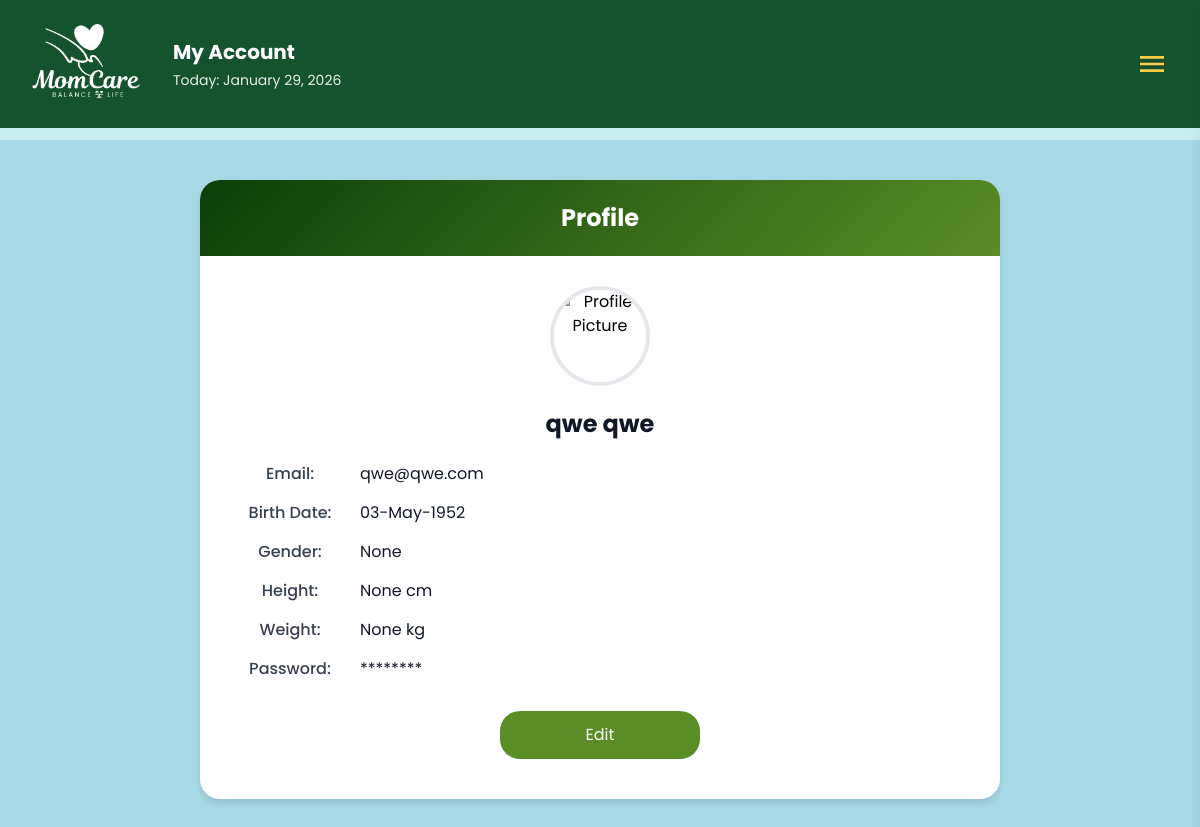
Screenshot of /profile/1 (signed in) with the database file from the repository.
### tables this page shows
CREATE TABLE users (
            id INTEGER PRIMARY KEY AUTOINCREMENT,
            first TEXT NOT NULL,
            last TEXT NOT NULL,
            email TEXT NOT NULL UNIQUE,
            birthdate TEXT,
            password_hash TEXT NOT NULL,
            security_question TEXT,
            security_answer TEXT
        , gender TEXT, height TEXT, weight TEXT, profile_picture TEXT DEFAULT '');

### app.py (the view)
@app.route('/profile/<int:user_id>')
def profile(user_id):
    user_email = session.get('user_email')
    if not user_email:
        flash('Please sign in to view your profile.')
        return redirect(url_for('index'))
    conn = get_db()
    cur = conn.cursor()
    cur.execute('SELECT * FROM users WHERE id = ?', (user_id,))
    user_row = cur.fetchone()
    conn.close()
    if not user_row:
        flash('User not found.')
        return redirect(url_for('dashboard'))
    if user_row['email'] != user_email:
        flash('Unauthorized access.')
        return redirect(url_for('dashboard'))
    user = dict(user_row)
    user['password_display'] = '********'
    user['first_name'] = user['first']
    user['last_name'] = user['last']
    user['birthdate_display'] = user['birthdate']
    user['gender'] = user.get('gender', 'Not Specified')
    user['height_display'] = user.get('height', '0')
    user['weight_display'] = user.get('weight', '0')
    first = session.get('user_first')
    today = datetime.now().strftime('%B %d, %Y')
    profile_picture = user_row['profile_picture'] if user_row and 'profile_picture' in user_row else None
    if profile_picture:
        user['profile_pic_url'] = url_for('static', filename=profile_picture)
    else:
        images_dir = Path(__file__).parent / 'static' / 'images'
        profile_filename = f"user_{user_id}_profile.jpg"
        if (images_dir / profile_filename).exists():
            user['profile_pic_url'] = url_for('static', filename=f'images/{profile_filename}')
        else:
            user['profile_pic_url'] = None
    return render_template('profile.html', user=user, first=first, today=today)

### app.py (called while the page is built)
def get_db() -> Connection:
    conn = sqlite3.connect(DB_PATH, timeout=30)
    conn.row_factory = sqlite3.Row
    try:
        conn.execute('PRAGMA journal_mode=WAL;')
        conn.execute('PRAGMA synchronous=NORMAL;')
        conn.execute('PRAGMA foreign_keys=ON;')
    except Exception:
        pass
    return conn

### templates/profile.html (shortened to what this page needs)
<!DOCTYPE html>
<html lang="en">
<head>
    <script src="https://cdn.tailwindcss.com"></script>
    <link rel="stylesheet" href="https://cdnjs.cloudflare.com/ajax/libs/font-awesome/6.0.0-beta3/css/all.min.css">
</head>
<body class="bg-[#a7d8e5] font-['Poppins']">
    {% include 'navbar.html' %}
    <div class="profile-container">
        <div class="profile-header">Profile</div>
        <div class="profile-content">
            <div class="profile-photo">
                <img src="{% if user.profile_pic_url %}{{ user.profile_pic_url }}{% else %}{{ url_for('static', filename='images/default-avatar.png') }}{% endif %}" alt="Profile Picture">
            </div>
            <div class="name">{{ user.first_name }} {{ user.last_name }}</div>
            <div class="detail-row">
                <label>Email:</label>
                <div class="value">{{ user.email }}</div>
            </div>
            <div class="detail-row">
                <label>Birth Date:</label>
                <div class="value">{{ user.birthdate_display }}</div>
            </div>
            <div class="detail-row">
                <label>Gender:</label>
                <div class="value">{{ user.gender }}</div>
            </div>
            <div class="detail-row">
                <label>Height:</label>
                <div class="value">{{ user.height_display }} cm</div>
            </div>
            <div class="detail-row">
                <label>Weight:</label>
                <div class="value">{{ user.weight_display }} kg</div>
            </div>
            <div class="detail-row">
                <label>Password:</label>
                <div class="value">{{ user.password_display }}</div>
            </div>
            <a href="{{ url_for('edit_profile', user_id=user['id']) }}" class="no-underline">
                <button type="button" class="edit-btn">Edit</button>
            </a>
        </div>
    </div>
</body>
</html>

### templates/profile.html (style rules this page uses)
.profile-container { width: 90%; max-width: 800px; background: white; margin: 40px auto; border-radius: 20px; overflow: hidden; box-shadow: 0 4px 6px rgba(0, 0, 0, 0.1); }
.profile-header { background: linear-gradient(135deg, #0b3f0a, #5a8d26); color: white; padding: 20px; text-align: center; font-size: 24px; font-weight: bold; }
.profile-content { padding: 30px; text-align: center; }
.detail-row { margin-bottom: 15px; display: flex; align-items: center; gap: 10px; }
.detail-row label { font-weight: 500; color: #374151; min-width: 120px; }
.detail-row .value { font-weight: 400; color: #111827; }
.profile-photo { display: flex; justify-content: center; margin-bottom: 20px; }
.profile-photo img { width: 100px; height: 100px; border-radius: 50%; object-fit: cover; border: 4px solid #e5e7eb; }
.name { font-size: 24px; font-weight: bold; text-align: center; color: #111827; margin-bottom: 20px; }
.edit-btn { display: block; width: 200px; text-align: center; margin: 30px auto 10px; background: #5a8d26; padding: 12px 0; border-radius: 20px; color: white; font-size: 16px; cursor: pointer; border: none; transition: background 0.3s; }

### rows the page displays
users: first_name "qwe", last_name "qwe", email "qwe@qwe.com", birthdate_display "03-May-1952"

### other values shown
{{ user.gender }} "None"
{{ user.height_display }} "None"
{{ user.weight_display }} "None"
{{ user.password_display }} "********"
